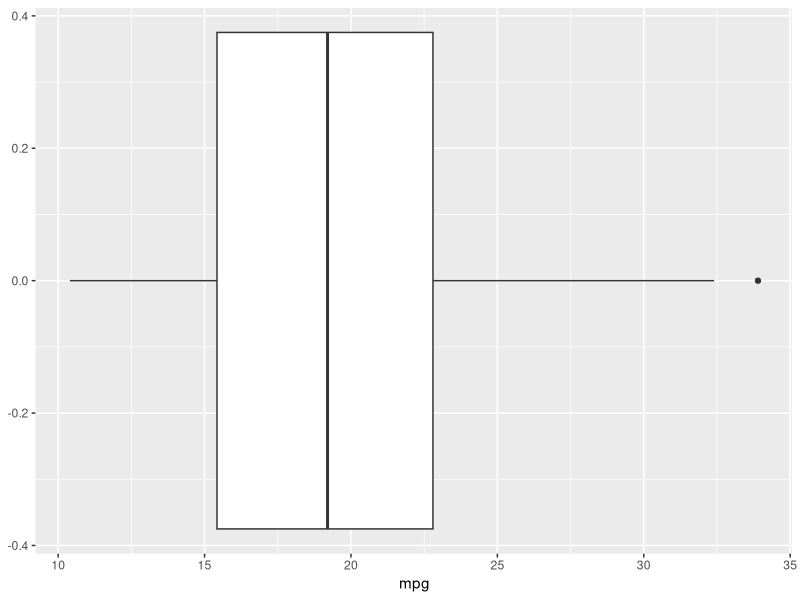

Generate this figure with R:
## ---- chunk 1
library(tidyverse)
## ---- chunk 2

glimpse(mtcars)

## ---- chunk 3

mtcars |> 
  filter(wt > 4)

## ---- chunk 4

large_cars <- mtcars |>
  filter(wt > 4)

## ---- chunk 5

large_cars |> 
  summarise(avg = mean(wt))

## ---- chunk 6

mtcars |>
  ggplot(
    aes(x = mpg)
  ) + 
  geom_boxplot()

